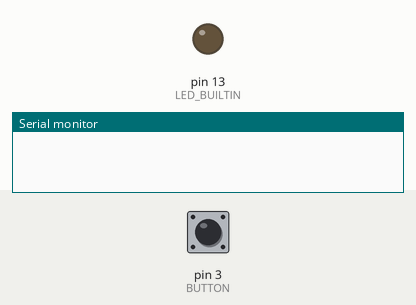
Bench run of a sketch on a simulated Arduino Uno, built with avr-gcc and run on an emulated ATmega328P. On the bench: output pins drawn as LEDs (lit = HIGH), the last lines printed to the serial monitor. The test bench sets the inputs (shaded band); at power-on: pin 3 (BUTTON) HIGH.

Above: at 1.2 s.
1.3 s: pin 3 (BUTTON) pulled LOW for 0.15 s
At 2.5 s:
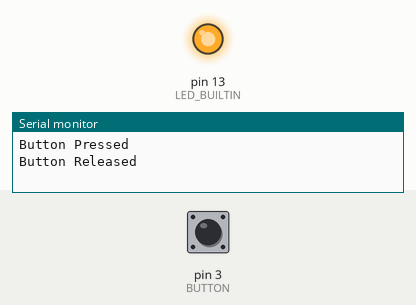
2.9 s: pin 3 (BUTTON) pulled LOW for 1 s
At 4.9 s:
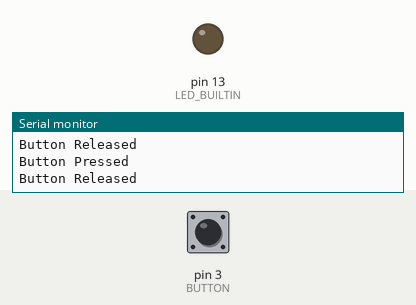
5.4 s: pin 3 (BUTTON) pulled LOW for 3.2 s
At 9.7 s:
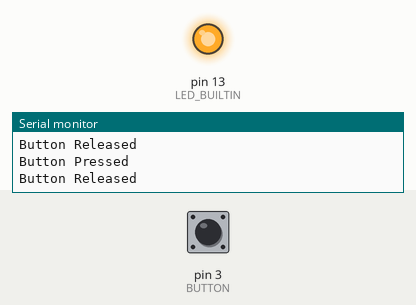
Timing chart, 0 to 11.2 s (numbered marks = the images above; inputs shaded):
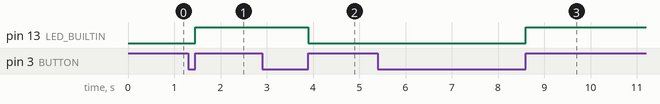

The sketch:

button_toggle.ino
```cpp
#define BUTTON 3

bool button_state = false;
bool led_state = false;

void setup() {
  pinMode(BUTTON, INPUT_PULLUP);
  pinMode(LED_BUILTIN, OUTPUT);
  Serial.begin(9600);
}

void loop() {
  bool button = !digitalRead(BUTTON);

  if (button == 1 && button_state == false) {
    button_state = true;
    Serial.println("Button Pressed");
  } else if (button == 0 && button_state == true) {
    button_state = false;
    Serial.println("Button Released");
    led_state = !led_state;
  }

  digitalWrite(LED_BUILTIN, led_state);
}
```

Measured:
- after the input at 1.3 s, pin 13 (LED_BUILTIN): LOW → HIGH after 0.15 s
- after the input at 2.9 s, pin 13 (LED_BUILTIN): HIGH → LOW after 1.0 s
- after the input at 5.4 s, pin 13 (LED_BUILTIN): LOW → HIGH after 3.2 s
